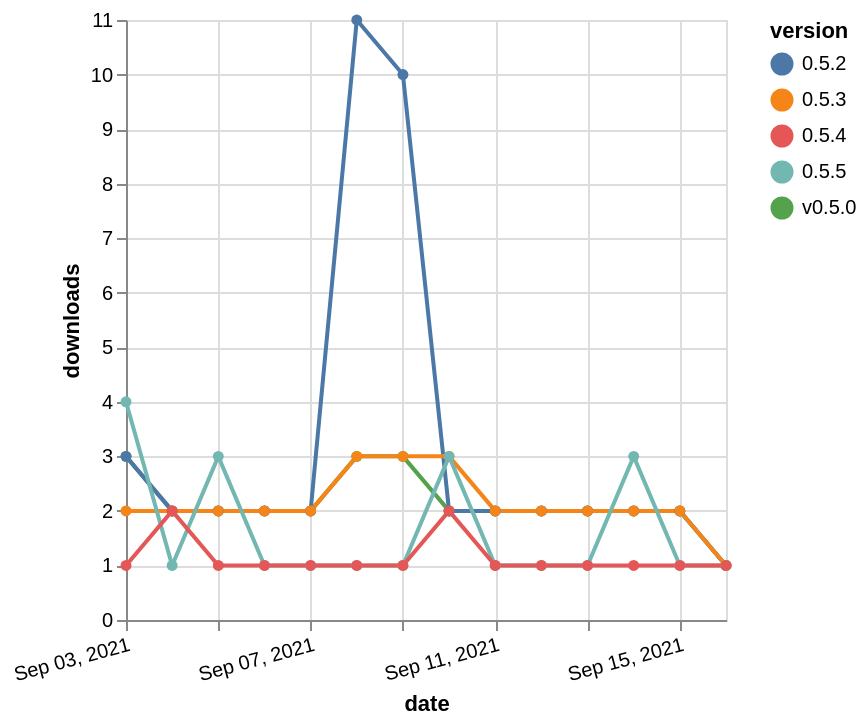

Describe this chart as a Vega-Lite specification.
### Vega-Lite specification from a JSON file in a GitHub repository (floating-point values rounded to 4 significant figures)
{"$schema": "https://vega.github.io/schema/vega-lite/v5.json", "description": "A simple bar chart with embedded data.", "data": {"values": [{"date": "2021-09-03", "total": 2640, "delta": 3, "version": "v0.5.0"}, {"date": "2021-09-04", "total": 2642, "delta": 2, "version": "v0.5.0"}, {"date": "2021-09-05", "total": 2644, "delta": 2, "version": "v0.5.0"}, {"date": "2021-09-06", "total": 2646, "delta": 2, "version": "v0.5.0"}, {"date": "2021-09-07", "total": 2648, "delta": 2, "version": "v0.5.0"}, {"date": "2021-09-08", "total": 2651, "delta": 3, "version": "v0.5.0"}, {"date": "2021-09-09", "total": 2654, "delta": 3, "version": "v0.5.0"}, {"date": "2021-09-10", "total": 2656, "delta": 2, "version": "v0.5.0"}, {"date": "2021-09-11", "total": 2658, "delta": 2, "version": "v0.5.0"}, {"date": "2021-09-12", "total": 2660, "delta": 2, "version": "v0.5.0"}, {"date": "2021-09-13", "total": 2662, "delta": 2, "version": "v0.5.0"}, {"date": "2021-09-14", "total": 2664, "delta": 2, "version": "v0.5.0"}, {"date": "2021-09-15", "total": 2666, "delta": 2, "version": "v0.5.0"}, {"date": "2021-09-16", "total": 2667, "delta": 1, "version": "v0.5.0"}, {"date": "2021-09-03", "total": 7088, "delta": 3, "version": "0.5.2"}, {"date": "2021-09-04", "total": 7090, "delta": 2, "version": "0.5.2"}, {"date": "2021-09-05", "total": 7092, "delta": 2, "version": "0.5.2"}, {"date": "2021-09-06", "total": 7094, "delta": 2, "version": "0.5.2"}, {"date": "2021-09-07", "total": 7096, "delta": 2, "version": "0.5.2"}, {"date": "2021-09-08", "total": 7107, "delta": 11, "version": "0.5.2"}, {"date": "2021-09-09", "total": 7117, "delta": 10, "version": "0.5.2"}, {"date": "2021-09-10", "total": 7119, "delta": 2, "version": "0.5.2"}, {"date": "2021-09-11", "total": 7121, "delta": 2, "version": "0.5.2"}, {"date": "2021-09-12", "total": 7123, "delta": 2, "version": "0.5.2"}, {"date": "2021-09-13", "total": 7125, "delta": 2, "version": "0.5.2"}, {"date": "2021-09-14", "total": 7127, "delta": 2, "version": "0.5.2"}, {"date": "2021-09-15", "total": 7129, "delta": 2, "version": "0.5.2"}, {"date": "2021-09-16", "total": 7130, "delta": 1, "version": "0.5.2"}, {"date": "2021-09-03", "total": 2903, "delta": 2, "version": "0.5.3"}, {"date": "2021-09-04", "total": 2905, "delta": 2, "version": "0.5.3"}, {"date": "2021-09-05", "total": 2907, "delta": 2, "version": "0.5.3"}, {"date": "2021-09-06", "total": 2909, "delta": 2, "version": "0.5.3"}, {"date": "2021-09-07", "total": 2911, "delta": 2, "version": "0.5.3"}, {"date": "2021-09-08", "total": 2914, "delta": 3, "version": "0.5.3"}, {"date": "2021-09-09", "total": 2917, "delta": 3, "version": "0.5.3"}, {"date": "2021-09-10", "total": 2920, "delta": 3, "version": "0.5.3"}, {"date": "2021-09-11", "total": 2922, "delta": 2, "version": "0.5.3"}, {"date": "2021-09-12", "total": 2924, "delta": 2, "version": "0.5.3"}, {"date": "2021-09-13", "total": 2926, "delta": 2, "version": "0.5.3"}, {"date": "2021-09-14", "total": 2928, "delta": 2, "version": "0.5.3"}, {"date": "2021-09-15", "total": 2930, "delta": 2, "version": "0.5.3"}, {"date": "2021-09-16", "total": 2931, "delta": 1, "version": "0.5.3"}, {"date": "2021-09-03", "total": 398, "delta": 4, "version": "0.5.5"}, {"date": "2021-09-04", "total": 399, "delta": 1, "version": "0.5.5"}, {"date": "2021-09-05", "total": 402, "delta": 3, "version": "0.5.5"}, {"date": "2021-09-06", "total": 403, "delta": 1, "version": "0.5.5"}, {"date": "2021-09-07", "total": 404, "delta": 1, "version": "0.5.5"}, {"date": "2021-09-08", "total": 405, "delta": 1, "version": "0.5.5"}, {"date": "2021-09-09", "total": 406, "delta": 1, "version": "0.5.5"}, {"date": "2021-09-10", "total": 409, "delta": 3, "version": "0.5.5"}, {"date": "2021-09-11", "total": 410, "delta": 1, "version": "0.5.5"}, {"date": "2021-09-12", "total": 411, "delta": 1, "version": "0.5.5"}, {"date": "2021-09-13", "total": 412, "delta": 1, "version": "0.5.5"}, {"date": "2021-09-14", "total": 415, "delta": 3, "version": "0.5.5"}, {"date": "2021-09-15", "total": 416, "delta": 1, "version": "0.5.5"}, {"date": "2021-09-16", "total": 417, "delta": 1, "version": "0.5.5"}, {"date": "2021-09-03", "total": 297, "delta": 1, "version": "0.5.4"}, {"date": "2021-09-04", "total": 299, "delta": 2, "version": "0.5.4"}, {"date": "2021-09-05", "total": 300, "delta": 1, "version": "0.5.4"}, {"date": "2021-09-06", "total": 301, "delta": 1, "version": "0.5.4"}, {"date": "2021-09-07", "total": 302, "delta": 1, "version": "0.5.4"}, {"date": "2021-09-08", "total": 303, "delta": 1, "version": "0.5.4"}, {"date": "2021-09-09", "total": 304, "delta": 1, "version": "0.5.4"}, {"date": "2021-09-10", "total": 306, "delta": 2, "version": "0.5.4"}, {"date": "2021-09-11", "total": 307, "delta": 1, "version": "0.5.4"}, {"date": "2021-09-12", "total": 308, "delta": 1, "version": "0.5.4"}, {"date": "2021-09-13", "total": 309, "delta": 1, "version": "0.5.4"}, {"date": "2021-09-14", "total": 310, "delta": 1, "version": "0.5.4"}, {"date": "2021-09-15", "total": 311, "delta": 1, "version": "0.5.4"}, {"date": "2021-09-16", "total": 312, "delta": 1, "version": "0.5.4"}]}, "width": "container", "mark": {"type": "line", "point": {"filled": true}}, "encoding": {"x": {"field": "date", "type": "temporal", "timeUnit": "yearmonthdate", "title": "date", "axis": {"labelAngle": -15}}, "y": {"field": "delta", "type": "quantitative", "title": "downloads"}, "color": {"field": "version", "type": "nominal"}, "tooltip": {"field": "delta"}}}
